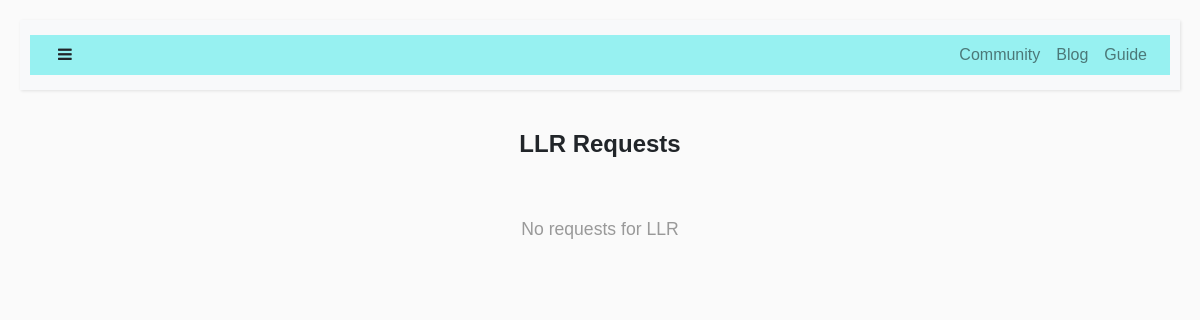
Before: /adminllr with the older database file.
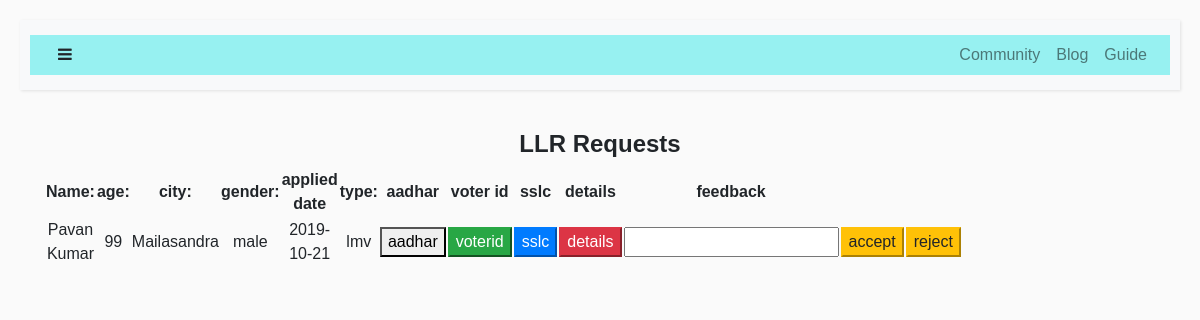
After: the same page with the newer database file.
### tables this page shows
CREATE TABLE "llr" (
	`id`	INTEGER NOT NULL PRIMARY KEY AUTOINCREMENT,
	`firstname`	TEXT,
	`lastname`	TEXT,
	`fathername`	TEXT,
	`email`	TEXT,
	`address`	TEXT,
	`pincode`	INTEGER,
	`city`	TEXT,
	`district`	TEXT,
	`state`	TEXT,
	`country`	TEXT,
	`dob`	TEXT,
	`age`	INTEGER,
	`gender`	TEXT,
	`phone`	INTEGER,
	`bloodgroup`	TEXT,
	`currentdate`	TEXT,
	`expirydate`	TEXT,
	`status`	TEXT,
	`type`	TEXT,
	`rto`	TEXT,
	`feedback`	TEXT
);

### login.py (the view)
@app.route('/adminllr',methods=['GET','POST'])
def adminllr():
    with sqlite3.connect('r.db') as con:
            cur=con.cursor()
            if(cur.execute("SELECT firstname,email,age,city,gender,currentdate,type FROM llr WHERE status=?",("pending",))):
                data=cur.fetchall()
                return render_template('adminllr.html',data=data)
            else:
                flash("error")
                return render_template('empdashboard.html')

### templates/adminllr.html
{% extends "layout.html" %}
{% block body %}
<center><h4><b>LLR Requests</b></h4></center>
{%if data%}
<div class="container">
    <div class="row">
<div class="col-md-8">
    <table>
        <tr>
            <th>Name:</th>
            <th>age:</th>
            <th>city:</th>
            <th>gender:</th>
            <th>applied date</th>
            <th>type:</th>
            <th>aadhar</th>
            <th>voter id</th>
            <th>sslc</th>
            <th>details</th>
            <th>feedback</th>
        </tr>
        {% for row in data %}
        <form method=post  action="/edit/{{ row[1] }}">
        <tr>
            <td>{{row[0]}}</td>
            <td>{{row[2]}}</td>
            <td>{{row[3]}}</td>
            <td>{{row[4]}}</td>
            <td>{{row[5]}}</td>
            <td>{{row[6]}}</td>
            <td><a href="/aadhar/{{ row[1] }}"><button type="button" class="btn-default">aadhar</button></a></td>
            <td><a href="/voterid/{{ row[1] }}"><button type="button" class="btn-success">voterid</button></a></td>
            <td><a href="/sslc/{{ row[1] }}"><button type="button" class="btn-primary">sslc</button></a></td>
            <td><a href="/details/{{ row[1] }}"><button type="button" class="btn-danger">details</button></a></td>
            <td><input type="text" name="feedback"></td>
            <td><input type="submit" name="action" class="btn-warning" value="accept"></td>
            <td><input type="submit" name="action" class="btn-warning" value="reject"></td>
        </tr>
    </form>
{% endfor %}
    </table>
</div>
</div>
{%else%}
<center>
    <br><br>
    <p> No requests for LLR</p>
</center>
        {%endif%}
{% endblock%}

### templates/layout.html (shortened to what this page needs)
<!doctype html>
<html lang="en">
<head>
  <link rel="stylesheet" href="{{ url_for('static',filename='styles/myform.css')}}" type="text/css">
  <link rel="stylesheet" href="https://stackpath.bootstrapcdn.com/bootstrap/4.3.1/css/bootstrap.min.css">
  <link rel="stylesheet" href="https://cdnjs.cloudflare.com/ajax/libs/malihu-custom-scrollbar-plugin/3.1.5/jquery.mCustomScrollbar.min.css">
  <link rel="stylesheet" href="https://stackpath.bootstrapcdn.com/bootstrap/4.3.1/css/bootstrap.min.css">
  <link rel="stylesheet" href="https://stackpath.bootstrapcdn.com/font-awesome/4.7.0/css/font-awesome.min.css">
</head>
  <body class="text-center">
    {% include 'navbar.html' %}
    {% block body %}
    {% endblock %}
    </body>
    </html>

### templates/navbar.html (shortened to what this page needs)
<div class="wrapper">
  <div id="content">
      <nav class="navbar navbar-expand-lg navbar-light bg-light">
          <div class="container-fluid">
              <button type="button" id="sidebarCollapse" class="btn text-sidebar bg-turbo-yellow" color="black">
                  <i class="fa fa-bars"></i>
              </button>
              <div class="collapse navbar-collapse" id="navbarSupportedContent" >
                  <ul class="nav navbar-nav ml-auto">
                      <li class="nav-item">
                          <a class="nav-link" href="#">Community</a>
                      </li>
                      <li class="nav-item">
                          <a class="nav-link" href="#">Blog</a>
                      </li>
                      <li class="nav-item">
                          <a class="nav-link" href="#">Guide</a>
                      </li>
                  </ul>
              </div>
          </div>
      </nav>

### templates/navbar.html (style rules this page uses)
.bg-turbo-yellow { background-color: $turbo-yellow; }
body { font-family: 'Poppins', sans-serif; background: #fafafa; }
a, a:hover, a:focus { color: inherit; text-decoration: none; transition: all 0.3s; }
.container-fluid { background: rgb(151, 241, 241); }
.navbar { padding: 15px 10px; background: rgb(136, 120, 120); border: none; border-radius: 0; margin-bottom: 40px; box-shadow: 1px 1px 3px rgba(0, 0, 0, 0.1); }
.text-sidebar { color: $text-sidebar; }
.wrapper { display: flex; width: 100%; align-items: stretch; }
#content { width: 100%; padding: 20px; min-height: 100vh; transition: all 0.3s; }

Changed rows visible on the page:
added llr: firstname "Pavan Kumar", age "99", city "Mailasandra", gender "male", currentdate "2019-10-21", type "lmv"
Other visible differences:
text no longer shown: "No requests for LLR"
text now shown: "Name: age: city: gender: applied date type: aadhar voter id sslc details feedback"
